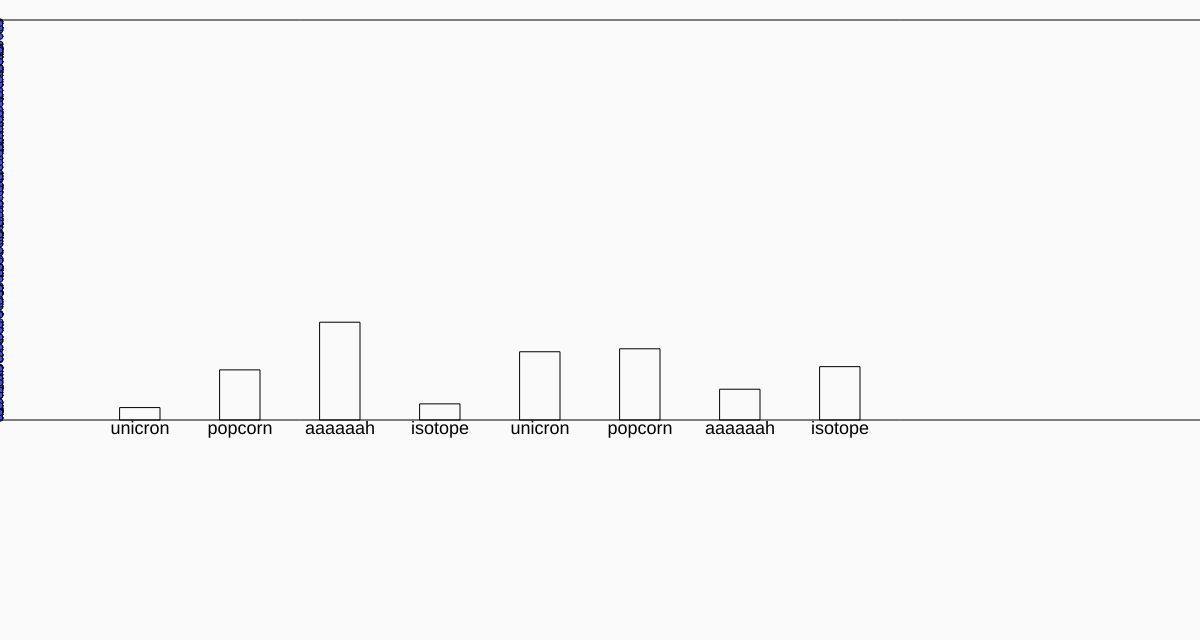
Frame 1 (no input)
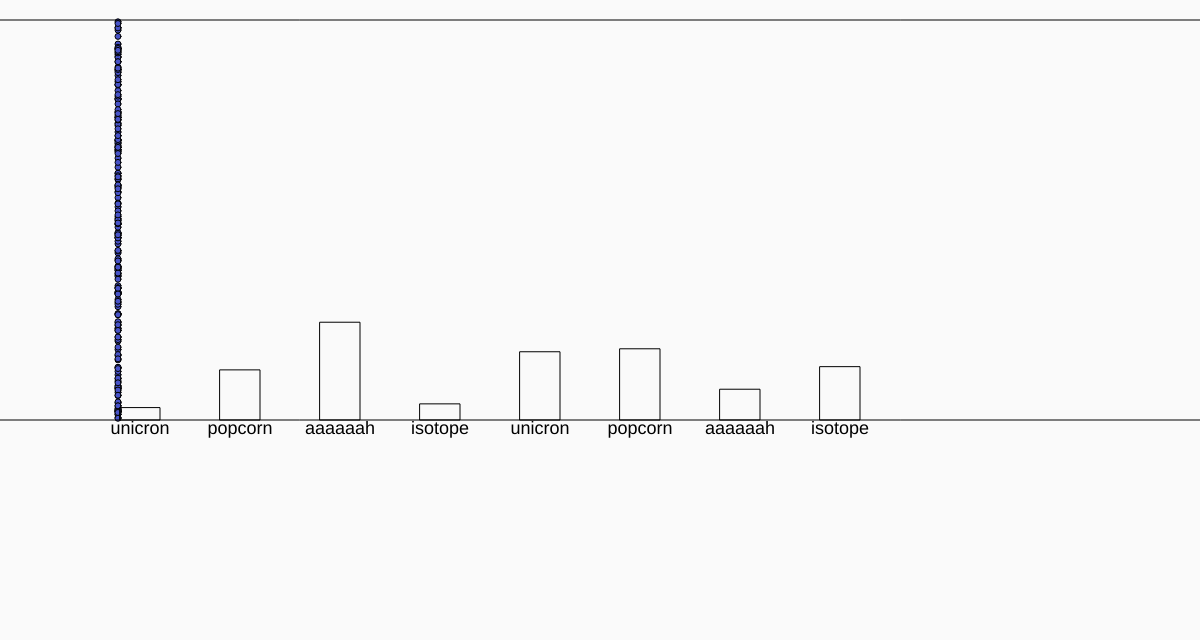
Frame 60 (no input)
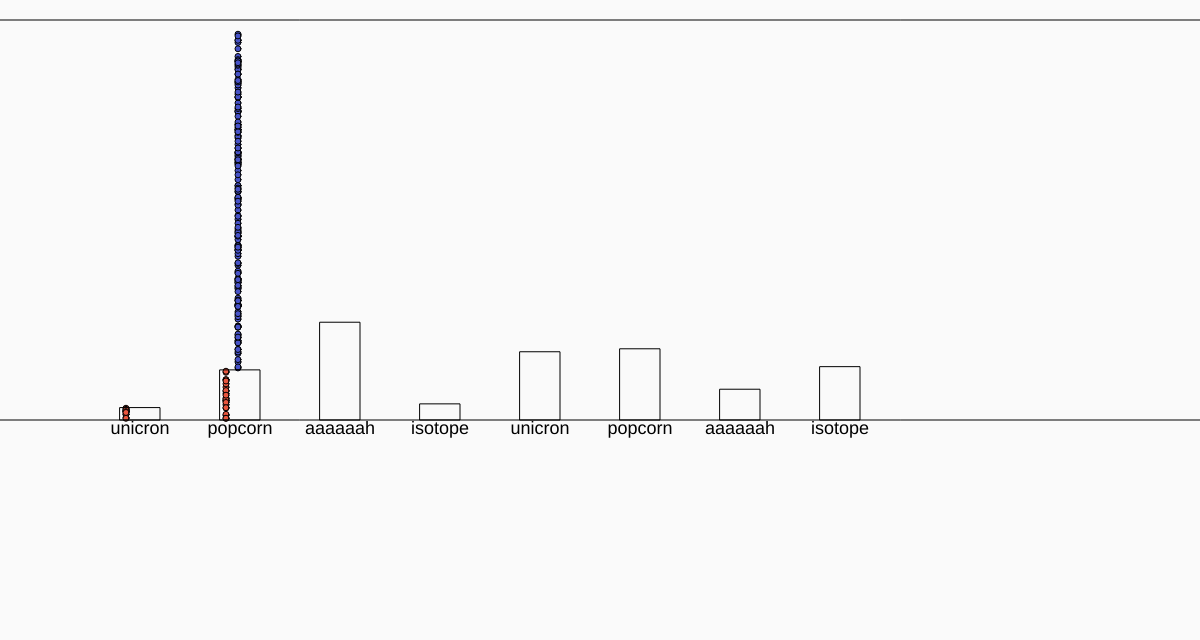
Frame 120 (the mouse pressed at the canvas centre since frame 60)

The p5.js sketch that drew these frames (run headless with seeded random() and noise() and a simulated clock; from frame 60 on, the mouse is pressed at the canvas centre):

// p5.js sketch
// ── sketch.js
let population = [
  ["unicron", 100],
  ["popcorn", 404],
  ["aaaaaah", 788],
  ["isotope", 130],
  ["unicron", 550],
  ["popcorn", 574],
  ["aaaaaah", 248],
  ["isotope", 430]
]

let checkPoints = [];

let bars = [0,0,0,0]

let weightedArray;
let maxWeight;

let topMargin = 20;
let leftMargin = 140;
let H = 400;
let w = 100;
let barW = 40;

let dots = [];
let dotsCount = 200;

function setup(){
  createCanvas(1200, 640);
  for (let i = 0; i < dotsCount; i++) {    
    dots.push(new Dot(topMargin, H));
  }

  weightedArray = population.map((element) => [element[0], element[1] / population.reduce((acc, element) => acc + element[1], 0)])

  population.forEach((array,i)=>{
    checkPoints.push({
      height: weightedArray[i][1] * H,
      point: i * w + leftMargin
    });
  })

  console.log(checkPoints)
}


function draw(){
  background(250);
  dots.forEach(dot => {
    dot.display()
  });

  stroke(0)
  line(0, topMargin, width, topMargin);
  line(0, topMargin + H, width, topMargin + H);

  population.forEach((array,i)=>{
    textAlign(CENTER, TOP)
    fill(0);
    noStroke();
    textSize(18);
    text(array[0], i * w + leftMargin, topMargin + H)

    fill(color(0,0,0,0));
    stroke(color(0,0,0));
    rect(i * w + leftMargin - barW/2, H + topMargin - weightedArray[i][1] * H, barW, weightedArray[i][1] * H);
  })

  dots.forEach(dot => {
    dot.check(checkPoints);
  });
}


function select(array) {
  let random = Math.random();
  for (let i = 0; i < array.length; i++) {
    let _a = array[i], 
        value = _a[0], 
        weight = _a[1];

    if (random < weight) {
      return value;
    } else {
      random -= weight;
    }
  }
};
// ── randomDot.js
class Dot {
  constructor(toTop, H){
    this.x = 0;
    this.y = Math.random() * H + toTop;
    this.color = '#4753C8';
  }

  display(){
    fill(this.color);
    // noStroke();
    ellipse(this.x, this.y, 6, 6);
  }

  update(){
    this.x += 2
  }

  check(array){
    let _changeColor = false;
    let _count = false;

    array.forEach(element => {
      // if(Math.abs(element.point - this.x) < barW/2 * 0.8) {
      //   _changeColor = true;
      // }

      if(this.x - element.point == barW/2 * 0.8) {
        this.y += element.height;
      }

      if((Math.abs(element.point - this.x) < barW/2 * 0.8)&&(this.y > H + topMargin - element.height)) {
        _changeColor = true;
        _count = true;
      }
    });
    
    if(_changeColor){
      this.color = '#E9563E'
    } else {
      this.color = '#4753C8'
    }

    if(!_count){
      this.update();
    }
  }
}
